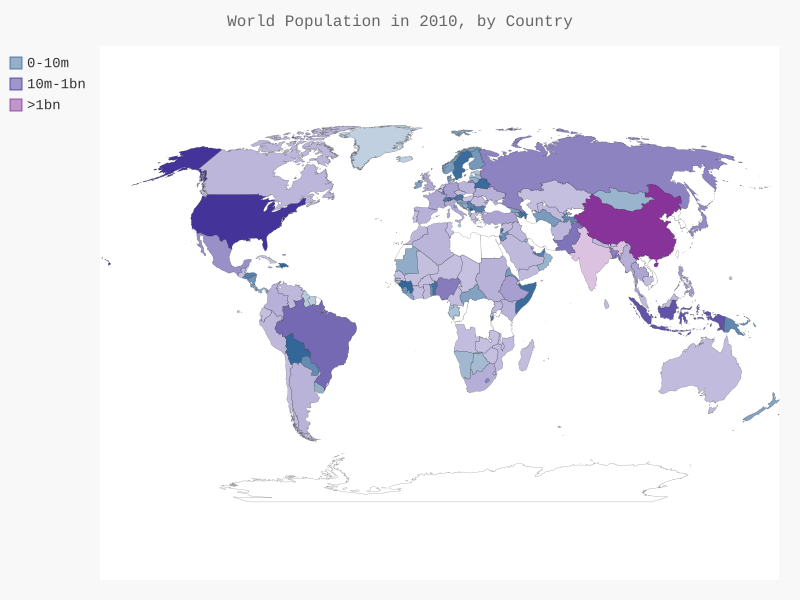

The Python source for this figure:
import json

from pygal.maps.world import World

from country_codes import get_country_code
from pygal.style import LightColorizedStyle as LCS, RotateStyle as RS

# Load the data into a list.
filename = '/Users/gabor/Desktop/workspace/python_work/python_crashcourse_book/data_visualization/resources/population_data.json'
with open(filename) as f:
    pop_data = json.load(f)

# Build a dictionary of population data.
cc_populations = {}
# Print the 2010 population for each country
for pop_dict in pop_data:
    if pop_dict['Year'] == '2010':
        country_name = pop_dict['Country Name']
        population = int(float(pop_dict['Value']))
        code = get_country_code(country_name)
        if code:
            cc_populations[code] = population
        else:
            #print('ERROR - ' + country_name)
            print(country_name + ": " + str(population))

# Group the countries into 3 population levels.
cc_pops_1, cc_pops_2, cc_pops_3 = {}, {}, {}
for cc, pop in cc_populations.items():
    if pop < 10000000:
        cc_pops_1[cc] = pop
    elif pop < 1000000000:
        cc_pops_2[cc] = pop
    else:
        cc_pops_3[cc] = pop

# see how many countries are in each level
#print(len(cc_pops_1), len(cc_pops_2), len(cc_pops_3))

#  The color used here (#336699) mixes a bit of red (33), a little more green (66),
#           and even more blue (99)
wm_style = RS('#336699', base_style=LCS)
wm = World(style=wm_style)
wm.title = "World Population in 2010, by Country"
wm.add('0-10m', cc_pops_1)
wm.add('10m-1bn', cc_pops_2)
wm.add('>1bn', cc_pops_3)
#wm.add('2010', cc_populations)

wm.render_to_file('world_population.svg')
